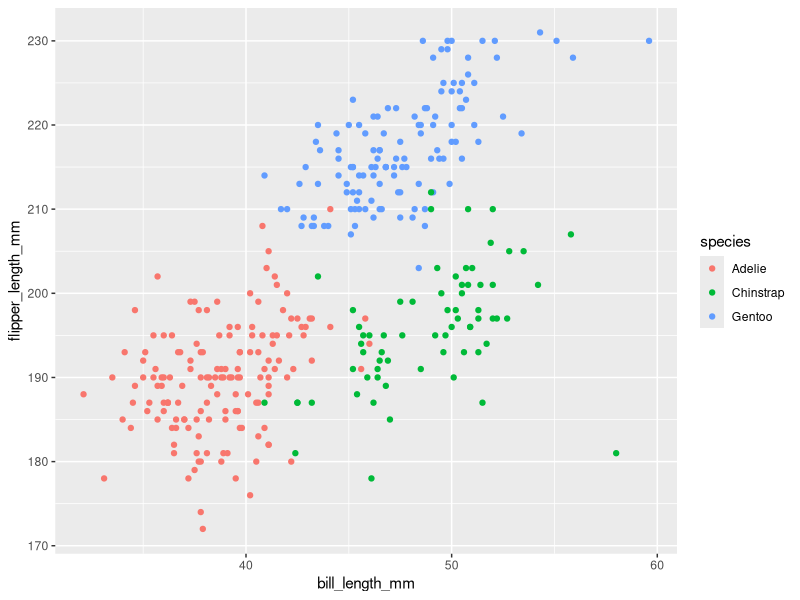
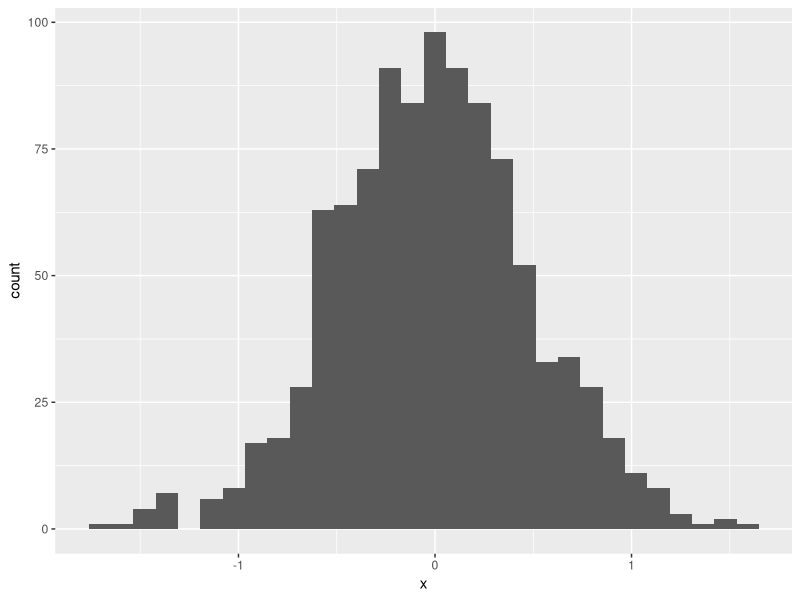
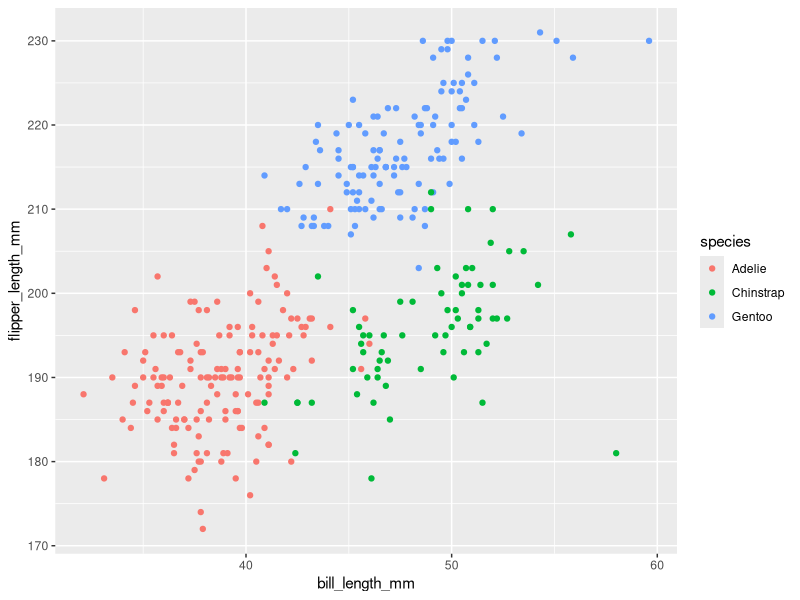

These figures' R source, in order:
## ---- chunk 1
library(tidyverse)
## ---- chunk 2
data("penguins", package = "palmerpenguins")
## ---- chunk 3
ggplot(penguins, aes(x = bill_length_mm, y = flipper_length_mm, color = species)) + geom_point()
## ---- chunk 4
ggsave("scatter_plot.pdf", height = 4, width = 6) 
## ---- chunk 5
set.seed(1234)

plot_df = tibble(
  x = rnorm(1000, sd = .5),
  y = 1 + 2 * x + rnorm(1000)
)
## ---- chunk 6
ggplot(plot_df, aes(x = x)) + geom_histogram()
